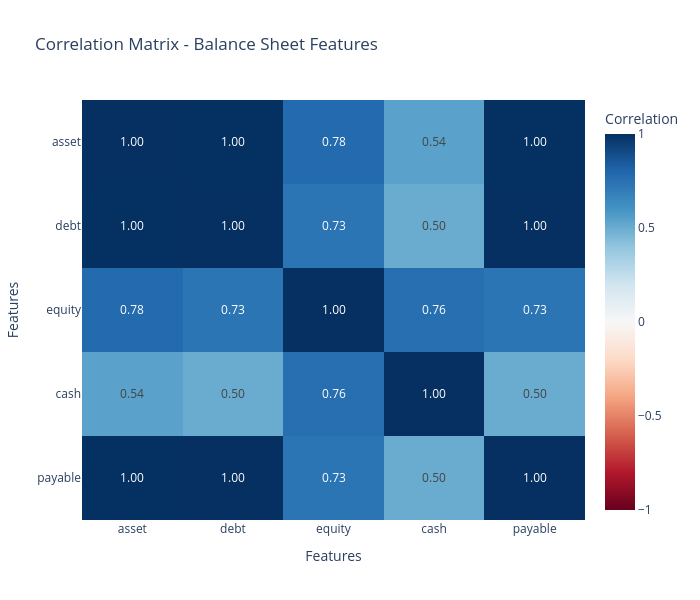

Notebook cell for this chart:
### Code cell
import plotly.graph_objects as go
import plotly.express as px

# Get balance sheet data for correlation analysis
# Select multiple features for correlation
correlation_features = ['asset', 'debt', 'equity', 'cash', 'payable']

# Filter data to include only rows with complete feature data
df_corr = df_balance_sheet[correlation_features].copy()

# Calculate correlation matrix
correlation_matrix = df_corr.corr()

# Create interactive heatmap using Plotly
fig = go.Figure(data=go.Heatmap(
    z=correlation_matrix.values,
    x=correlation_matrix.columns,
    y=correlation_matrix.columns,
    colorscale='RdBu',
    zmid=0,
    text=correlation_matrix.values,
    texttemplate='%{text:.2f}',
    textfont={"size": 12},
    colorbar=dict(title="Correlation")
))

fig.update_layout(
    title='Correlation Matrix - Balance Sheet Features',
    xaxis_title='Features',
    yaxis_title='Features',
    width=700,
    height=600,
    xaxis={'side': 'bottom'},
    yaxis={'autorange': 'reversed'}
)

fig.show()

### Figure 1 — Plotly figure (JSON) as saved in the notebook; plotly's stock layout.template omitted (floating-point values rounded to 4 significant figures)
{"data": [{"colorbar": {"title": {"text": "Correlation"}}, "colorscale": [[0, "rgb(103,0,31)"], [0.1, "rgb(178,24,43)"], [0.2, "rgb(214,96,77)"], [0.3, "rgb(244,165,130)"], [0.4, "rgb(253,219,199)"], [0.5, "rgb(247,247,247)"], [0.6, "rgb(209,229,240)"], [0.7, "rgb(146,197,222)"], [0.8, "rgb(67,147,195)"], [0.9, "rgb(33,102,172)"], [1, "rgb(5,48,97)"]], "text": [[1, 0.9975, 0.7807, 0.5408, 0.9975], [0.9975, 1, 0.7345, 0.501, 1], [0.7807, 0.7345, 1, 0.7599, 0.7345], [0.5408, 0.501, 0.7599, 1, 0.501], [0.9975, 1, 0.7345, 0.501, 1]], "textfont": {"size": 12}, "texttemplate": "%{text:.2f}", "type": "heatmap", "x": ["asset", "debt", "equity", "cash", "payable"], "y": ["asset", "debt", "equity", "cash", "payable"], "z": [[1, 0.9975, 0.7807, 0.5408, 0.9975], [0.9975, 1, 0.7345, 0.501, 1], [0.7807, 0.7345, 1, 0.7599, 0.7345], [0.5408, 0.501, 0.7599, 1, 0.501], [0.9975, 1, 0.7345, 0.501, 1]], "zmid": 0}], "layout": {"height": 600, "title": {"text": "Correlation Matrix - Balance Sheet Features"}, "width": 700, "xaxis": {"side": "bottom", "title": {"text": "Features"}}, "yaxis": {"autorange": "reversed", "title": {"text": "Features"}}}}
